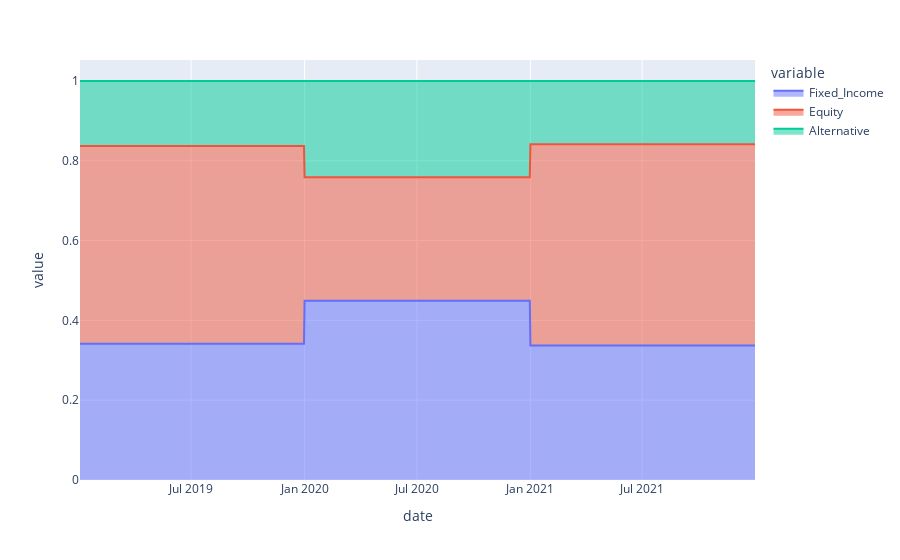

Write notebook code for a chart like this one.
### Markdown cell above
<h2 style="color: #FF6347;">Area Chart of Asset Weights Grouped by Family.</h2>

### Code cell
#combining the asset types 
weight_df['Fixed_Income'] = weight_df['Asset1'] + weight_df['Asset2']
weight_df['Equity'] = weight_df['Asset3'] + weight_df['Asset4']
weight_df['Alternative'] = weight_df['Asset5']

family_df = weight_df.groupby("date")[['Fixed_Income', 'Equity', 'Alternative']].mean().reset_index()

fig = px.area(family_df, x="date", y=["Fixed_Income","Equity", "Alternative"])
fig.show()

### Figure 1 — Plotly figure (JSON) as saved in the notebook; plotly's stock layout.template omitted (floating-point values rounded to 4 significant figures; data arrays with more than 128 entries replaced by an {"elided": "..."} marker saying what was removed)
{"data": [{"fillpattern": {"shape": ""}, "hovertemplate": "variable=Fixed_Income<br>date=%{x}<br>value=%{y}<extra></extra>", "legendgroup": "Fixed_Income", "line": {"color": "#636efa"}, "marker": {"symbol": "circle"}, "mode": "lines", "name": "Fixed_Income", "orientation": "v", "showlegend": true, "stackgroup": "1", "type": "scatter", "x": {"elided": "783 str values"}, "xaxis": "x", "y": {"elided": "783 float values"}, "yaxis": "y"}, {"fillpattern": {"shape": ""}, "hovertemplate": "variable=Equity<br>date=%{x}<br>value=%{y}<extra></extra>", "legendgroup": "Equity", "line": {"color": "#EF553B"}, "marker": {"symbol": "circle"}, "mode": "lines", "name": "Equity", "orientation": "v", "showlegend": true, "stackgroup": "1", "type": "scatter", "x": {"elided": "783 str values"}, "xaxis": "x", "y": {"elided": "783 float values"}, "yaxis": "y"}, {"fillpattern": {"shape": ""}, "hovertemplate": "variable=Alternative<br>date=%{x}<br>value=%{y}<extra></extra>", "legendgroup": "Alternative", "line": {"color": "#00cc96"}, "marker": {"symbol": "circle"}, "mode": "lines", "name": "Alternative", "orientation": "v", "showlegend": true, "stackgroup": "1", "type": "scatter", "x": {"elided": "783 str values"}, "xaxis": "x", "y": {"elided": "783 float values"}, "yaxis": "y"}], "layout": {"legend": {"title": {"text": "variable"}, "tracegroupgap": 0}, "margin": {"t": 60}, "xaxis": {"anchor": "y", "domain": [0, 1], "title": {"text": "date"}}, "yaxis": {"anchor": "x", "domain": [0, 1], "title": {"text": "value"}}}}
